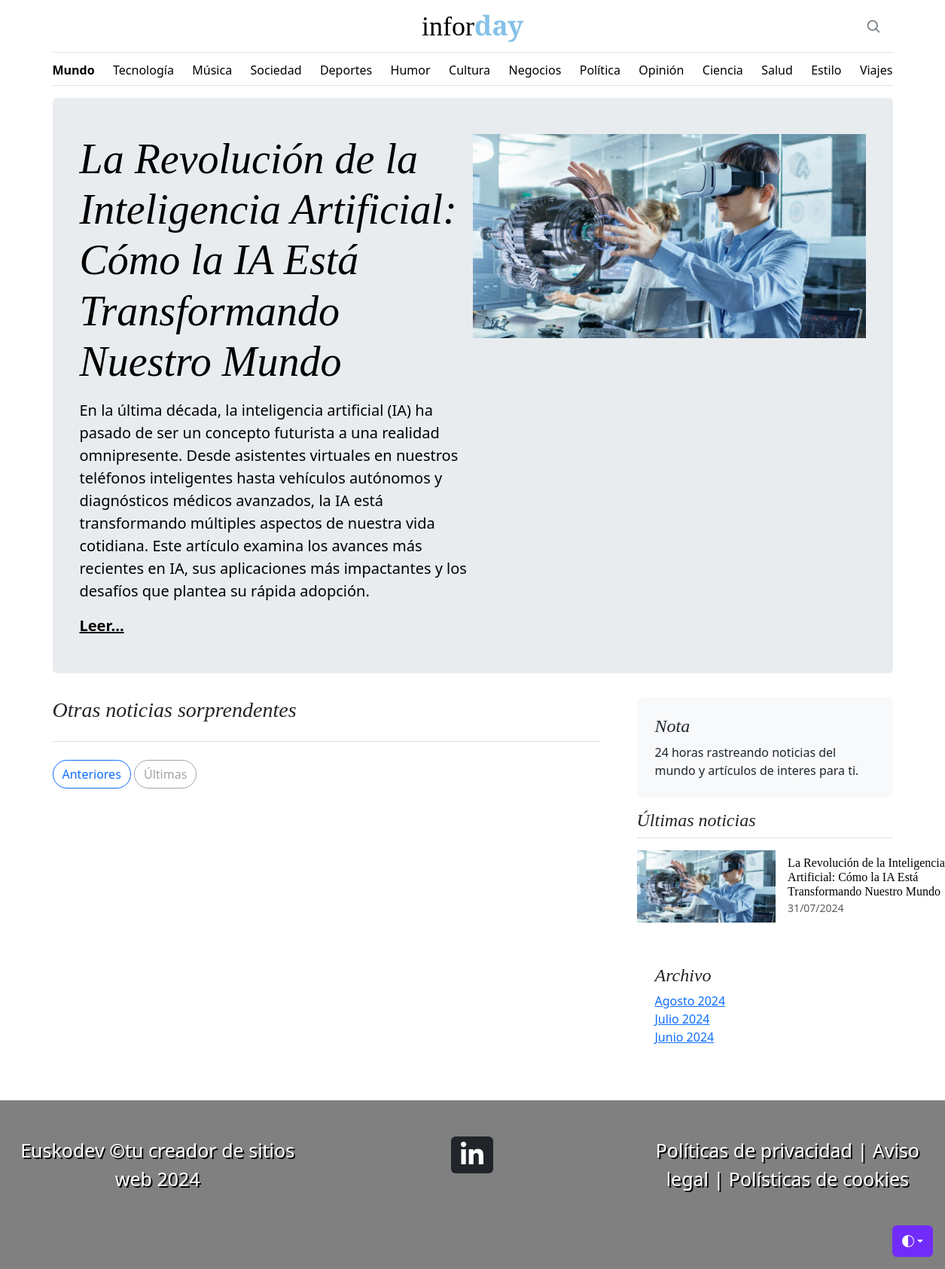
/newsByFilter/Technology/, run on the app's committed database.
### applications/home/models.py (models this page shows, shortened)
class News(models.Model):
    date_time = models.DateTimeField(auto_now_add=True)
    title = models.CharField(max_length=255)
    image = models.ImageField(upload_to='static/img', blank=True, null=True)
    author = models.ForeignKey(User, on_delete=models.CASCADE)
    content = HTMLField( blank=True,null=True)
    summary = HTMLField( blank=True,null=True)
    category = models.ForeignKey(Category, on_delete=models.CASCADE, blank=True,null=True)
    highlight1 = models.BooleanField(blank=True,null=True)
    highlight2 = models.BooleanField(blank=True,null=True)
    highlight3 = models.BooleanField(blank=True,null=True)
    recent_post1 = models.BooleanField(blank=True,null=True)
    recent_post2 = models.BooleanField(blank=True,null=True)
    recent_post3 = models.BooleanField(blank=True,null=True)

### applications/home/views.py (the view)
# urls.py: path('newsByFilter/<str:category>/', views.NewsByCategoryView.as_view(), name='newsByQuestion'),
class NewsByCategoryView(ListView):
    model = News
    template_name = 'home/categoria.html'
    def get_context_data(self, **kwargs):
        context = super().get_context_data(**kwargs)
        categoryName = self.kwargs['category']
        print(categoryName)
        print(categoryName)
        print(categoryName)
        print(categoryName)
        context['news_selection'] = News.objects.filter(category__name = categoryName).order_by('-id')
        return context

### templates/home/categoria.html (shortened to what this page needs)
{% load static %}
<!doctype html>
<html lang="en" data-bs-theme="auto">
<head>
  <link href="https://cdn.jsdelivr.net/npm/bootstrap@5.3.3/dist/css/bootstrap.min.css" rel="stylesheet"
>
  <link rel="stylesheet" href="https://cdn.jsdelivr.net/npm/@docsearch/css@3">
  <link href="../assets/dist/css/bootstrap.min.css" rel="stylesheet">
  <link href="{% static 'css/blog.css' %}" rel="stylesheet">
</head>
<body id="home">
  <div class="dropdown position-fixed bottom-0 end-0 mb-3 me-3 bd-mode-toggle">
    <button class="btn btn-bd-primary py-2 dropdown-toggle d-flex align-items-center" id="bd-theme" type="button"
      aria-expanded="false" data-bs-toggle="dropdown" aria-label="Toggle theme (auto)">
      <svg class="bi my-1 theme-icon-active" width="1em" height="1em">
        <use href="#circle-half"></use>
      </svg>
    </button>
  </div>
  <div class="container">
    <header class="border-bottom lh-1 py-3">
      <div class="row flex-nowrap justify-content-between align-items-center">
        <div class="col-4 pt-1">
        </div>
        <div class="col-4 text-center" style="background-color:;">
          <a class="blog-header-logo text-body-emphasis text-decoration-none" href="{% url 'home_app:home' %}">infor<b
              class="" style="color: #85c1e9;">day</b></a>
        </div>
        <div class="col-4 d-flex justify-content-end align-items-center">
          <a class="link-secondary" href="#" aria-label="Search">
            <svg xmlns="http://www.w3.org/2000/svg" width="20" height="20" fill="none" stroke="currentColor"
              stroke-linecap="round" stroke-linejoin="round" stroke-width="2" class="mx-3" role="img"
              viewBox="0 0 24 24">
              <title>Search</title>
              <circle cx="10.5" cy="10.5" r="7.5" />
              <path d="M21 21l-5.2-5.2" />
            </svg>
          </a>
        </div>
      </div>
    </header>
    <div class="nav-scroller py-1 mb-3 border-bottom">
      <nav class="nav nav-underline justify-content-between">
        <a class="nav-item nav-link link-body-emphasis active"
          href="{% url 'home_app:newsByQuestion' category='World' %}">Mundo</a>
        <a class="nav-item nav-link link-body-emphasis"
          href="{% url 'home_app:newsByQuestion' category='Technology' %}">Tecnología</a>
        <a class="nav-item nav-link link-body-emphasis"
          href="{% url 'home_app:newsByQuestion' category='Music' %}">Música</a>
        <a class="nav-item nav-link link-body-emphasis"
          href="{% url 'home_app:newsByQuestion' category='Society' %}">Sociedad</a>
        <a class="nav-item nav-link link-body-emphasis"
          href="{% url 'home_app:newsByQuestion' category='Sport' %}">Deportes</a>
        <a class="nav-item nav-link link-body-emphasis"
          href="{% url 'home_app:newsByQuestion' category='Humor' %}">Humor</a>
        <a class="nav-item nav-link link-body-emphasis"
          href="{% url 'home_app:newsByQuestion' category='Culture' %}">Cultura</a>
        <a class="nav-item nav-link link-body-emphasis"
          href="{% url 'home_app:newsByQuestion' category='Business' %}">Negocios</a>
        <a class="nav-item nav-link link-body-emphasis"
          href="{% url 'home_app:newsByQuestion' category='Politics' %}">Política</a>
        <a class="nav-item nav-link link-body-emphasis"
          href="{% url 'home_app:newsByQuestion' category='Opinion' %}">Opinión</a>
        <a class="nav-item nav-link link-body-emphasis"
          href="{% url 'home_app:newsByQuestion' category='Science' %}">Ciencia</a>
        <a class="nav-item nav-link link-body-emphasis"
          href="{% url 'home_app:newsByQuestion' category='Health' %}">Salud</a>
        <a class="nav-item nav-link link-body-emphasis"
          href="{% url 'home_app:newsByQuestion' category='Style' %}">Estilo</a>
        <a class="nav-item nav-link link-body-emphasis"
          href="{% url 'home_app:newsByQuestion' category='Travel' %}">Viajes</a>
      </nav>
    </div>
  </div>
  <main class="container">
    {% for news in news_selection %}
    {% if forloop.counter == 1 %}
    {% autoescape off %}
    <div class="p-4 p-md-5 mb-4 rounded text-body-emphasis bg-body-secondary">
      <div class="row">
        <a href="{% url 'home_app:news-detail' news.id %}" style="text-decoration:none; color:black;">
          <div class="col-lg-6 px-0">
            <h1 class="display-4 fst-italic">{{ news.title }}</h1>
            <p class="lead my-3">{{ news.summary }}</p>
            <p class="lead mb-0"><a href="{% url 'home_app:news-detail' news.id %}"
                class="text-body-emphasis fw-bold">Leer...</a></p>
          </div>
          <div class="col-lg-6 px-0 p-0 m-0">
            <a href="{% url 'home_app:news-detail' news.id %}">
              <img class="w-100" height="" src="{{ news.image.url }}">
            </a>
          </div>
        </a>
      </div>
    </div>
    {% endautoescape%}
    {% endif %}
    {% endfor %}
    <div class="row g-5">
      <div class="col-md-8">
        <h3 class="pb-4 mb-4 fst-italic border-bottom">
          Otras noticias sorprendentes
        </h3>
        <nav class="blog-pagination" aria-label="Pagination">
          <a class="btn btn-outline-primary rounded-pill" href="#">Anteriores</a>
          <a class="btn btn-outline-secondary rounded-pill disabled" aria-disabled="true">Últimas</a>
        </nav>
      </div>
      <div class="col-md-4">
        <div class="position-sticky" style="top: 2rem;">
          <div class="p-4 mb-3 bg-body-tertiary rounded">
            <h4 class="fst-italic">Nota</h4>
            <p class="mb-0">24 horas rastreando noticias del mundo y artículos de interes para ti.</p>
          </div>
          <div>
            <h4 class="fst-italic">Últimas noticias</h4>
            <ul class="list-unstyled">
              {% for news in news_selection %}
              <li>
                <a class="d-flex flex-column flex-lg-row gap-3 align-items-start align-items-lg-center py-3 link-body-emphasis text-decoration-none border-top"
                  href="{% url 'home_app:news-detail' news.id %}">
                  <img src="{{ news.image.url }}" width="100%" height="96">
                  <div class="col-lg-8">
                    <h6 class="mb-0">{{ news.title }}</h6>
                    <small class="text-body-secondary">{{ news.date_time|date:"d/m/Y" }}</small>
                  </div>
                </a>
              </li>
              {% endfor %}
            </ul>
          </div>
          <div class="p-4">
            <h4 class="fst-italic">Archivo</h4>
            <ol class="list-unstyled mb-0">
              <li><a href="#">Agosto 2024</a></li>
              <li><a href="#">Julio 2024</a></li>
              <li><a href="#">Junio 2024</a></li>
            </ol>
          </div>
          <div class="p-4">
          </div>
        </div>
      </div>
    </div>
  </main>
  <div class="container-fluid" style="background-color: gray; padding-bottom: 8%;">
    <div class="row">
      <div class=" col-lg-4 text-white text-center mt-5" style="font-size: 25px;  text-shadow: 2px 2px black;">
        Euskodev &copy;tu creador de sitios web 2024</div>
      <div class="col-lg-4 text-center mt-5">
        <a href="https://www.linkedin.com/company/euskodev/">
          <button class="btn bg-dark">
          </button>
        </a>
      </div>
      <div class=" col-lg-4 text-center mt-5" style="font-size: 25px;  text-shadow: 2px 2px black;">
        <a class="text-decoration-none text-white text-center mt-5" href="Politicas_de_privacidad"
          target="_blank">Políticas de
          privacidad |</a>
        <a class="text-white text-decoration-none" href="Aviso_legal" target="_blank">Aviso legal | </a>
        <a class="text-white text-decoration-none" href="Politicas_de_cookies" target="_blank">Polísticas de
          cookies</a>
      </div>
    </div>
  </div>
</body>
</html>

### static/css/blog.css (style rules this page uses)
.blog-header-logo { font-family: "Playfair Display", Georgia, "Times New Roman", serif; font-size: 2.25rem; }
h1, h2, h3, h4, h5, h6 { font-family: "Playfair Display", Georgia, "Times New Roman", serif; }
.blog-pagination { margin-bottom: 4rem; }

### templates/home/categoria.html (style rules this page uses)
.bi { vertical-align: -.125em; fill: currentColor; }
.nav-scroller { position: relative; z-index: 2; height: 2.75rem; overflow-y: hidden; }
.nav-scroller .nav { display: flex; flex-wrap: nowrap; padding-bottom: 1rem; margin-top: -1px; overflow-x: auto; text-align: center; white-space: nowrap; -webkit-overflow-scrolling: touch; }
.btn-bd-primary { --bd-violet-bg: #712cf9; --bd-violet-rgb: 112.520718, 44.062154, 249.437846; --bs-btn-font-weight: 600; --bs-btn-color: var(--bs-white); --bs-btn-bg: var(--bd-violet-bg); --bs-btn-border-color: var(--bd-violet-bg); --bs-btn-hover-color: var(--bs-white); --bs-btn-hover-bg: #6528e0; --bs-btn-hover-border-color: #6528e0; --bs-btn-focus-shadow-rgb: var(--bd-violet-rgb); --bs-btn-active-color: var(--bs-btn-hover-color); --bs-btn-active-bg: #5a23c8; --bs-btn-active-border-color: #5a23c8; }
.bd-mode-toggle { z-index: 1500; }

### data on the page
News: title "La Revolución de la Inteligencia Artificial: Cómo la IA Está Transformando Nuestro Mundo", summary "En la última década, la inteligencia artificial (IA) ha pasado de ser un concepto futurista a una realidad omnipresente. Desde asistentes virtuales en nuestros teléfonos inteligentes hasta vehículos autónomos y diagnósticos médicos avanzados, la IA está transformando múltiples aspectos de nuestra vida cotidiana. Este artículo examina los avances más recientes en IA, sus aplicaciones más impactantes y los desafíos que plantea su rápida adopción.", image (picture), date_time "31/07/2024"
